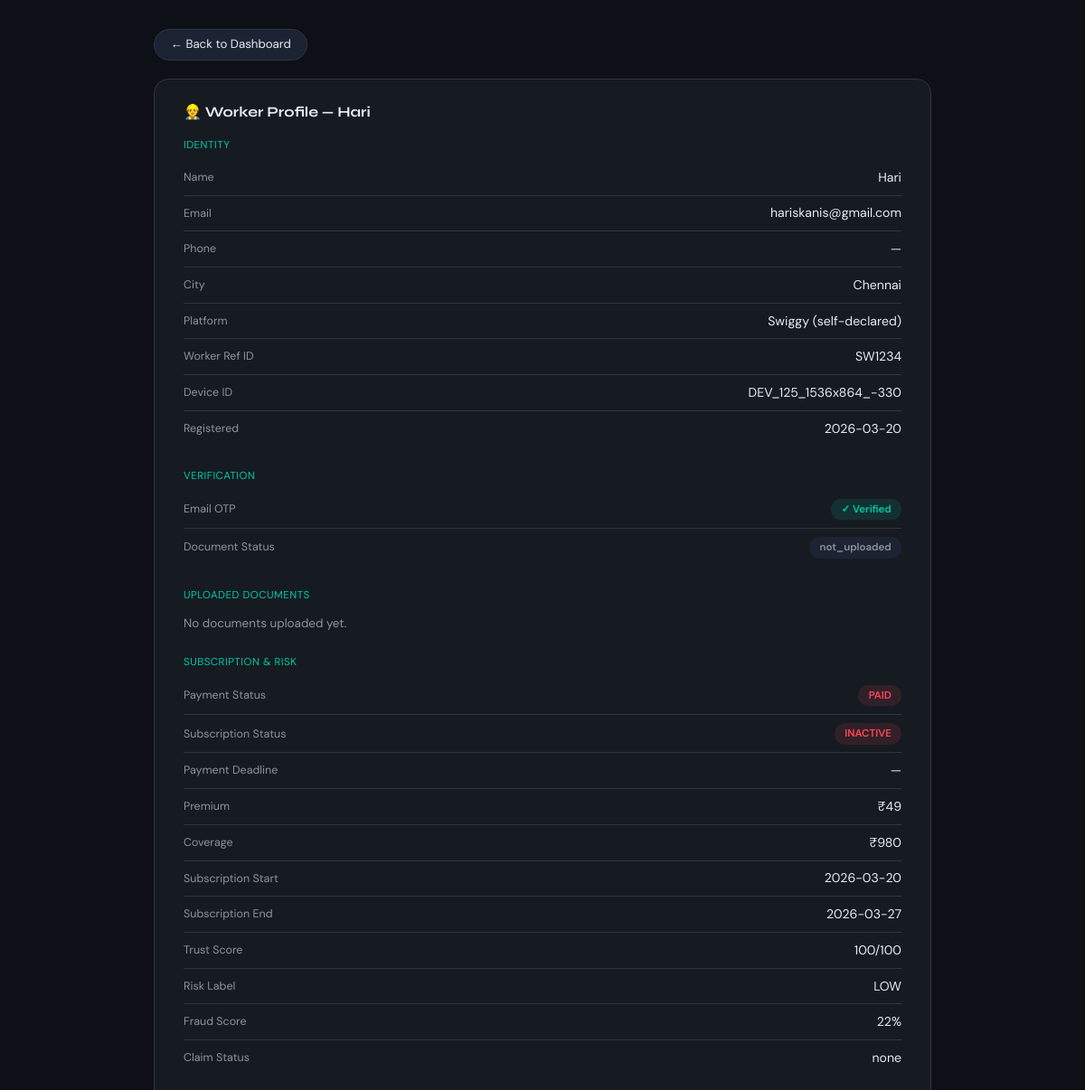
The app's page /admin/worker/5 (signed in) with its own data.
### tables this page shows
CREATE TABLE workers (
            id                   INTEGER PRIMARY KEY AUTOINCREMENT,
            name                 TEXT    NOT NULL,
            city                 TEXT    NOT NULL,

            -- Self-declared affiliation (NOT verified by Swiggy/Zomato API)
            platform             TEXT    NOT NULL,
            worker_ref_id        TEXT    DEFAULT '',   -- self-entered reference ID

            -- Contact
            email                TEXT    UNIQUE NOT NULL,

            -- Email OTP
            otp_code             TEXT    DEFAULT '',
            email_verified       INTEGER DEFAULT 0,

            -- Document proof (uploaded by worker, reviewed by admin)
            id_card_path         TEXT    DEFAULT '',
            app_screenshot_path  TEXT    DEFAULT '',

            -- Admin verification decision
            doc_status           TEXT    DEFAULT 'not_uploaded',
            -- not_uploaded | pending | approved | rejected
            doc_review_note      TEXT    DEFAULT '',
            doc_reviewed_by      TEXT    DEFAULT '',
            doc_reviewed_at      TEXT    DEFAULT '',

            -- Subscription
            payment_status       TEXT    DEFAULT 'pending',
            subscription_start   TEXT    DEFAULT '',
            subscription_end     TEXT    DEFAULT '',
            premium              REAL    DEFAULT 0,
            coverage             REAL    DEFAULT 0,

            -- Runtime
            claim_status         TEXT    DEFAULT 'none',
            fraud_score          REAL    DEFAULT 0,
            risk_label           TEXT    DEFAULT 'LOW',
            device_id            TEXT    DEFAULT '',
            created_at           TEXT    DEFAULT (datetime('now'))
        , trust_score INTEGER DEFAULT 100, phone_number TEXT DEFAULT '', otp_verified INTEGER DEFAULT 0, payment_deadline TEXT DEFAULT '', subscription_status TEXT DEFAULT 'INACTIVE', city_risk_level TEXT DEFAULT 'LOW');

### routes_admin.py (the view)
@admin_bp.route("/worker/<int:worker_id>")
@admin_required
def worker_detail(worker_id):
    w = get_worker_by_id(worker_id)
    if not w:
        flash("Worker not found.", "danger")
        return redirect(url_for("admin.dashboard"))
    return render_template("admin_worker_detail.html", worker=dict(w))

### app.py (called while the page is built, shortened)
@app.before_request
def _block_admin_on_worker_port():
    from flask import request, abort
    port = str(request.environ.get("SERVER_PORT", ""))
    if port == "5000" and request.path.startswith("/admin"):
        abort(404)

@app.before_request
def _check_payment_reminders():
    from datetime import datetime, timedelta
    import threading
    _lock = getattr(_check_payment_reminders, "_lock", None)
    if _lock is None:
        _check_payment_reminders._lock = threading.Lock()
        _check_payment_reminders._last_run = None
    with _check_payment_reminders._lock:
        now = datetime.utcnow()
        last = _check_payment_reminders._last_run
        if last and (now - last).total_seconds() < 3600:  # run at most once per hour
            return
        _check_payment_reminders._last_run = now

### auth.py (called while the page is built)
def admin_required(f):
    @wraps(f)
    def wrapper(*args, **kwargs):
        if session.get("role") != "admin":
            if request.is_json:
                return jsonify({"error": "Access Denied"}), 403
            return redirect(url_for("admin.login"))
        return f(*args, **kwargs)
    return wrapper

### database.py (called while the page is built)
def get_conn():
    c = sqlite3.connect(DB_PATH)
    c.row_factory = sqlite3.Row
    c.execute("PRAGMA journal_mode=WAL")
    return c

def get_worker_by_id(worker_db_id: int):
    with get_conn() as c:
        return c.execute("SELECT * FROM workers WHERE id=?", (worker_db_id,)).fetchone()

### templates/admin_worker_detail.html (shortened to what this page needs)
<!DOCTYPE html>
<html lang="en">
<head>
<link href="https://cdn.jsdelivr.net/npm/bootstrap@5.3.2/dist/css/bootstrap.min.css" rel="stylesheet"/>
</head>
<body>
<div style="max-width:860px;margin:auto">
  <a href="{{ url_for('admin.dashboard') }}" class="btn-back">← Back to Dashboard</a>
  <div class="gs-card">
    <div class="sh">👷 Worker Profile — {{ worker.name }}</div>
    <div class="mb-4">
      <div style="font-size:.72rem;color:var(--teal);text-transform:uppercase;letter-spacing:.5px;margin-bottom:.5rem">Identity</div>
      {% for lbl, val in [
        ('Name', worker.name),
        ('Email', worker.email),
        ('Phone', worker.phone_number or '—'),
        ('City', worker.city),
        ('Platform', worker.platform + ' (self-declared)'),
        ('Worker Ref ID', worker.worker_ref_id or '—'),
        ('Device ID', worker.device_id or '—'),
        ('Registered', worker.created_at[:10] if worker.created_at else '—'),
      ] %}
      <div class="row-item"><span class="lbl">{{ lbl }}</span><span>{{ val }}</span></div>
      {% endfor %}
    </div>
    <div class="mb-4">
      <div style="font-size:.72rem;color:var(--teal);text-transform:uppercase;letter-spacing:.5px;margin-bottom:.5rem">Verification</div>
      <div class="row-item">
        <span class="lbl">Email OTP</span>
        <span class="bp {{ 'bg' if worker.email_verified else 'br' }}">{{ '✓ Verified' if worker.email_verified else 'Pending' }}</span>
      </div>
      <div class="row-item">
        <span class="lbl">Document Status</span>
        <span class="bp {{ 'bg' if worker.doc_status=='approved' else ('br' if worker.doc_status=='rejected' else ('bo' if worker.doc_status=='pending' else 'bm')) }}">
          {{ worker.doc_status or 'not_uploaded' }}
        </span>
      </div>
    </div>
    <div class="mb-4">
      <div style="font-size:.72rem;color:var(--teal);text-transform:uppercase;letter-spacing:.5px;margin-bottom:.75rem">Uploaded Documents</div>
      <div class="d-flex gap-3 flex-wrap">
        {% if not worker.id_card_path and not worker.app_screenshot_path %}
        <div style="color:var(--muted);font-size:.84rem">No documents uploaded yet.</div>
        {% endif %}
      </div>
    </div>
    <div class="mb-2">
      <div style="font-size:.72rem;color:var(--teal);text-transform:uppercase;letter-spacing:.5px;margin-bottom:.5rem">Subscription & Risk</div>
      <div class="row-item">
        <span class="lbl">Payment Status</span>
        {% set ps = (worker.payment_status or 'PENDING') | upper %}
        <span class="bp {{ 'bg' if ps=='SUCCESS' else ('bo' if ps=='PENDING' else 'br') }}">{{ ps }}</span>
      </div>
      <div class="row-item">
        <span class="lbl">Subscription Status</span>
        {% set ss = (worker.subscription_status or 'INACTIVE') | upper %}
        <span class="bp {{ 'bg' if ss=='ACTIVE' else 'br' }}">{{ ss }}</span>
      </div>
      {% for lbl, val in [
        ('Payment Deadline', worker.payment_deadline[:16] | replace('T',' ') + ' UTC' if worker.payment_deadline else '—'),
        ('Premium', '₹' + (worker.premium | int | string)),
        ('Coverage', '₹' + (worker.coverage | int | string)),
        ('Subscription Start', worker.subscription_start[:10] if worker.subscription_start else '—'),
        ('Subscription End', worker.subscription_end[:10] if worker.subscription_end else '—'),
        ('Trust Score', (worker.trust_score | string) + '/100'),
        ('Risk Label', worker.risk_label or 'LOW'),
        ('Fraud Score', ((worker.fraud_score or 0) * 100) | int | string + '%'),
        ('Claim Status', worker.claim_status or 'none'),
      ] %}
      <div class="row-item"><span class="lbl">{{ lbl }}</span><span>{{ val }}</span></div>
    </div>
  </div>
</div>
</body></html>

### templates/admin_worker_detail.html (style rules this page uses)
:root { --bg:#0d1117;--s1:#161b22;--s2:#1c2333;--bd:#30363d;--teal:#00c9a7;--gold:#f5a623;--danger:#ff4757;--text:#e6edf3;--muted:#8b949e; }
body { background:var(--bg);color:var(--text);font-family:'DM Sans',sans-serif;min-height:100vh;padding:2rem }
.gs-card { background:var(--s1);border:1px solid var(--bd);border-radius:16px;padding:1.5rem 2rem;max-width:860px;margin:auto }
.row-item { display:flex;justify-content:space-between;align-items:center;padding:.55rem 0;border-bottom:1px solid var(--bd);font-size:.88rem }
.row-item:last-child { border:none }
.lbl { color:var(--muted);font-size:.78rem }
.bp { display:inline-flex;align-items:center;padding:.2rem .7rem;border-radius:999px;font-size:.72rem;font-weight:600 }
.bg { background:rgba(0,201,167,.12);color:var(--teal) }
.br { background:rgba(255,71,87,.12);color:var(--danger) }
.bm { background:var(--s2);color:var(--muted) }
.btn-back { background:var(--s2);border:1px solid var(--bd);color:var(--text);border-radius:999px;padding:.4rem 1.1rem;font-size:.83rem;text-decoration:none;display:inline-block;margin-bottom:1.25rem }
.sh { font-family:'Syne',sans-serif;font-weight:700;font-size:1rem;margin-bottom:1rem }

### records on screen
workers: name "Hari", lbl "Name", lbl "Email", email "hariskanis@gmail.com", lbl "City", city "Chennai", lbl "Worker Ref ID", worker_ref "SW1234", lbl "Device ID", device "DEV_125_1536x864_-330", email_verified "✓ Verified", doc_status "not_uploaded", payment_status "PAID", subscription_status "INACTIVE", lbl "Risk Label", risk_label "LOW", lbl "Claim Status", claim_status "none"

### other values on screen
{{ lbl }} "Phone" "Platform" "Registered"
{{ val }} "—" "Swiggy (self-declared)" "2026-03-20"
{{ lbl }} "Payment Deadline" "Premium" "Coverage" "Subscription Start" "Subscription End" "Trust Score" "Fraud Score"
{{ val }} "—" "₹49" "₹980" "2026-03-20" "2026-03-27" "100/100" "22%"
